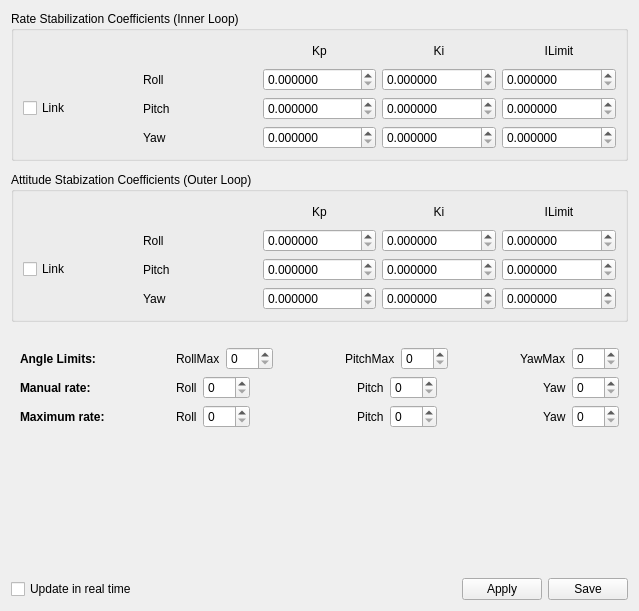
<?xml version="1.0" encoding="UTF-8"?>
<ui version="4.0">
 <class>StabilizationWidget</class>
 <widget class="QWidget" name="StabilizationWidget">
  <property name="geometry">
   <rect>
    <x>0</x>
    <y>0</y>
    <width>639</width>
    <height>611</height>
   </rect>
  </property>
  <property name="windowTitle">
   <string>Form</string>
  </property>
  <layout class="QVBoxLayout" name="verticalLayout_3">
   <item>
    <widget class="QGroupBox" name="groupBox">
     <property name="sizePolicy">
      <sizepolicy hsizetype="Preferred" vsizetype="MinimumExpanding">
       <horstretch>0</horstretch>
       <verstretch>0</verstretch>
      </sizepolicy>
     </property>
     <property name="minimumSize">
      <size>
       <width>0</width>
       <height>150</height>
      </size>
     </property>
     <property name="title">
      <string>Rate Stabilization Coefficients (Inner Loop)</string>
     </property>
     <layout class="QGridLayout" name="gridLayout_3">
      <item row="0" column="2">
       <widget class="QLabel" name="label_12">
        <property name="text">
         <string>Kp</string>
        </property>
        <property name="alignment">
         <set>Qt::AlignCenter</set>
        </property>
       </widget>
      </item>
      <item row="0" column="3">
       <widget class="QLabel" name="label_13">
        <property name="text">
         <string>Ki</string>
        </property>
        <property name="alignment">
         <set>Qt::AlignCenter</set>
        </property>
       </widget>
      </item>
      <item row="0" column="4">
       <widget class="QLabel" name="label_14">
        <property name="text">
         <string>ILimit</string>
        </property>
        <property name="alignment">
         <set>Qt::AlignCenter</set>
        </property>
       </widget>
      </item>
      <item row="1" column="1">
       <widget class="QLabel" name="label_10">
        <property name="text">
         <string>Roll</string>
        </property>
       </widget>
      </item>
      <item row="1" column="2">
       <widget class="QDoubleSpinBox" name="rateRollKp">
        <property name="toolTip">
         <string>Slowly raise Kp until you start seeing clear oscillations when you fly.
Then lower the value by 20% or so.</string>
        </property>
        <property name="decimals">
         <number>6</number>
        </property>
        <property name="singleStep">
         <double>0.000100000000000</double>
        </property>
       </widget>
      </item>
      <item row="1" column="3">
       <widget class="QDoubleSpinBox" name="rateRollKi">
        <property name="toolTip">
         <string>I factor for rate stabilization is usually very low or even zero.</string>
        </property>
        <property name="decimals">
         <number>6</number>
        </property>
        <property name="singleStep">
         <double>0.000100000000000</double>
        </property>
       </widget>
      </item>
      <item row="1" column="4">
       <widget class="QDoubleSpinBox" name="rateRollILimit">
        <property name="decimals">
         <number>6</number>
        </property>
        <property name="singleStep">
         <double>0.000100000000000</double>
        </property>
       </widget>
      </item>
      <item row="2" column="0">
       <widget class="QCheckBox" name="linkRateRP">
        <property name="toolTip">
         <string>If checked, the Roll and Pitch factors will be identical.
When you change one, the other is updated.</string>
        </property>
        <property name="text">
         <string>Link</string>
        </property>
       </widget>
      </item>
      <item row="2" column="1">
       <widget class="QLabel" name="label_11">
        <property name="text">
         <string>Pitch</string>
        </property>
       </widget>
      </item>
      <item row="2" column="2">
       <widget class="QDoubleSpinBox" name="ratePitchKp">
        <property name="toolTip">
         <string>Slowly raise Kp until you start seeing clear oscillations when you fly.
Then lower the value by 20% or so.</string>
        </property>
        <property name="decimals">
         <number>6</number>
        </property>
        <property name="singleStep">
         <double>0.000100000000000</double>
        </property>
       </widget>
      </item>
      <item row="2" column="3">
       <widget class="QDoubleSpinBox" name="ratePitchKi">
        <property name="toolTip">
         <string>I factor for rate stabilization is usually very low or even zero.</string>
        </property>
        <property name="decimals">
         <number>6</number>
        </property>
        <property name="singleStep">
         <double>0.000100000000000</double>
        </property>
       </widget>
      </item>
      <item row="2" column="4">
       <widget class="QDoubleSpinBox" name="ratePitchILimit">
        <property name="decimals">
         <number>6</number>
        </property>
        <property name="singleStep">
         <double>0.000100000000000</double>
        </property>
       </widget>
      </item>
      <item row="3" column="1">
       <widget class="QLabel" name="label_15">
        <property name="text">
         <string>Yaw</string>
        </property>
       </widget>
      </item>
      <item row="3" column="2">
       <widget class="QDoubleSpinBox" name="rateYawKp">
        <property name="toolTip">
         <string>Slowly raise Kp until you start seeing clear oscillations when you fly.
Then lower the value by 20% or so.

You can usually go for higher values for Yaw factors.</string>
        </property>
        <property name="decimals">
         <number>6</number>
        </property>
        <property name="singleStep">
         <double>0.000100000000000</double>
        </property>
       </widget>
      </item>
      <item row="3" column="3">
       <widget class="QDoubleSpinBox" name="rateYawKi">
        <property name="toolTip">
         <string>As a rule of thumb, you can set YawRate Ki at roughly the same
value as YawRate Kp.</string>
        </property>
        <property name="decimals">
         <number>6</number>
        </property>
        <property name="singleStep">
         <double>0.000100000000000</double>
        </property>
       </widget>
      </item>
      <item row="3" column="4">
       <widget class="QDoubleSpinBox" name="rateYawILimit">
        <property name="decimals">
         <number>6</number>
        </property>
        <property name="singleStep">
         <double>0.000100000000000</double>
        </property>
       </widget>
      </item>
     </layout>
    </widget>
   </item>
   <item>
    <spacer name="verticalSpacer_3">
     <property name="orientation">
      <enum>Qt::Vertical</enum>
     </property>
     <property name="sizeType">
      <enum>QSizePolicy::Fixed</enum>
     </property>
     <property name="sizeHint" stdset="0">
      <size>
       <width>20</width>
       <height>5</height>
      </size>
     </property>
    </spacer>
   </item>
   <item>
    <widget class="QGroupBox" name="groupBox_2">
     <property name="sizePolicy">
      <sizepolicy hsizetype="Preferred" vsizetype="MinimumExpanding">
       <horstretch>0</horstretch>
       <verstretch>0</verstretch>
      </sizepolicy>
     </property>
     <property name="minimumSize">
      <size>
       <width>0</width>
       <height>150</height>
      </size>
     </property>
     <property name="title">
      <string>Attitude Stabization Coefficients (Outer Loop)</string>
     </property>
     <layout class="QGridLayout" name="gridLayout_2">
      <item row="3" column="2">
       <widget class="QDoubleSpinBox" name="rollKp">
        <property name="toolTip">
         <string>Once Rate stabilization is done, you should increase the Kp factor until the airframe oscillates again, and go back down 20% or so.
</string>
        </property>
        <property name="decimals">
         <number>6</number>
        </property>
        <property name="singleStep">
         <double>0.100000000000000</double>
        </property>
       </widget>
      </item>
      <item row="3" column="3">
       <widget class="QDoubleSpinBox" name="rollKi">
        <property name="toolTip">
         <string>Ki can usually be almost identical to Kp.</string>
        </property>
        <property name="decimals">
         <number>6</number>
        </property>
        <property name="singleStep">
         <double>0.100000000000000</double>
        </property>
       </widget>
      </item>
      <item row="3" column="4">
       <widget class="QDoubleSpinBox" name="rollILimit">
        <property name="toolTip">
         <string>ILimit can be equal to three to four times Ki, but you can adjust
depending on whether your airframe is well balanced, and your
flying style.</string>
        </property>
        <property name="decimals">
         <number>6</number>
        </property>
        <property name="singleStep">
         <double>0.100000000000000</double>
        </property>
       </widget>
      </item>
      <item row="2" column="2">
       <widget class="QLabel" name="label_19">
        <property name="text">
         <string>Kp</string>
        </property>
        <property name="alignment">
         <set>Qt::AlignCenter</set>
        </property>
       </widget>
      </item>
      <item row="2" column="3">
       <widget class="QLabel" name="label_20">
        <property name="text">
         <string>Ki</string>
        </property>
        <property name="alignment">
         <set>Qt::AlignCenter</set>
        </property>
       </widget>
      </item>
      <item row="2" column="4">
       <widget class="QLabel" name="label_21">
        <property name="text">
         <string>ILimit</string>
        </property>
        <property name="alignment">
         <set>Qt::AlignCenter</set>
        </property>
       </widget>
      </item>
      <item row="7" column="4">
       <widget class="QDoubleSpinBox" name="yawILimit">
        <property name="toolTip">
         <string>ILimit can be equal to three to four times Ki, but you can adjust
depending on whether your airframe is well balanced, and your
flying style.</string>
        </property>
        <property name="decimals">
         <number>6</number>
        </property>
        <property name="singleStep">
         <double>0.100000000000000</double>
        </property>
       </widget>
      </item>
      <item row="7" column="3">
       <widget class="QDoubleSpinBox" name="yawKi">
        <property name="toolTip">
         <string>Ki can usually be almost identical to Kp.</string>
        </property>
        <property name="decimals">
         <number>6</number>
        </property>
        <property name="singleStep">
         <double>0.100000000000000</double>
        </property>
       </widget>
      </item>
      <item row="7" column="2">
       <widget class="QDoubleSpinBox" name="yawKp">
        <property name="toolTip">
         <string>Once Rate stabilization is done, you should increase the Kp factor until the airframe oscillates again, and go back down 20% or so.
</string>
        </property>
        <property name="decimals">
         <number>6</number>
        </property>
        <property name="singleStep">
         <double>0.100000000000000</double>
        </property>
       </widget>
      </item>
      <item row="6" column="2">
       <widget class="QDoubleSpinBox" name="pitchKp">
        <property name="toolTip">
         <string>Once Rate stabilization is done, you should increase the Kp factor until the airframe oscillates again, and go back down 20% or so.
</string>
        </property>
        <property name="decimals">
         <number>6</number>
        </property>
        <property name="singleStep">
         <double>0.100000000000000</double>
        </property>
       </widget>
      </item>
      <item row="7" column="1">
       <widget class="QLabel" name="label_18">
        <property name="text">
         <string>Yaw</string>
        </property>
       </widget>
      </item>
      <item row="6" column="1">
       <widget class="QLabel" name="label_17">
        <property name="text">
         <string>Pitch</string>
        </property>
       </widget>
      </item>
      <item row="3" column="1">
       <widget class="QLabel" name="label_16">
        <property name="text">
         <string>Roll</string>
        </property>
       </widget>
      </item>
      <item row="6" column="3">
       <widget class="QDoubleSpinBox" name="pitchKi">
        <property name="toolTip">
         <string>Ki can usually be almost identical to Kp.</string>
        </property>
        <property name="decimals">
         <number>6</number>
        </property>
        <property name="singleStep">
         <double>0.100000000000000</double>
        </property>
       </widget>
      </item>
      <item row="6" column="4">
       <widget class="QDoubleSpinBox" name="pitchILimit">
        <property name="toolTip">
         <string>ILimit can be equal to three to four times Ki, but you can adjust
depending on whether your airframe is well balanced, and your
flying style.</string>
        </property>
        <property name="decimals">
         <number>6</number>
        </property>
        <property name="singleStep">
         <double>0.100000000000000</double>
        </property>
       </widget>
      </item>
      <item row="6" column="0">
       <widget class="QCheckBox" name="linkAttitudeRP">
        <property name="toolTip">
         <string>If checked, the Roll and Pitch factors will be identical.
When you change one, the other is updated.</string>
        </property>
        <property name="text">
         <string>Link</string>
        </property>
       </widget>
      </item>
     </layout>
    </widget>
   </item>
   <item>
    <spacer name="verticalSpacer_2">
     <property name="orientation">
      <enum>Qt::Vertical</enum>
     </property>
     <property name="sizeType">
      <enum>QSizePolicy::Fixed</enum>
     </property>
     <property name="sizeHint" stdset="0">
      <size>
       <width>20</width>
       <height>10</height>
      </size>
     </property>
    </spacer>
   </item>
   <item>
    <widget class="QFrame" name="piFactors">
     <layout class="QVBoxLayout" name="verticalLayout_2">
      <item>
       <layout class="QHBoxLayout" name="horizontalLayout_4">
        <item>
         <widget class="QLabel" name="label_5">
          <property name="minimumSize">
           <size>
            <width>150</width>
            <height>0</height>
           </size>
          </property>
          <property name="font">
           <font>
            <weight>75</weight>
            <bold>true</bold>
           </font>
          </property>
          <property name="text">
           <string>Angle Limits:</string>
          </property>
         </widget>
        </item>
        <item>
         <widget class="QLabel" name="label">
          <property name="text">
           <string>RollMax</string>
          </property>
         </widget>
        </item>
        <item>
         <widget class="QSpinBox" name="rollMax">
          <property name="maximum">
           <number>180</number>
          </property>
         </widget>
        </item>
        <item>
         <spacer name="horizontalSpacer_4">
          <property name="orientation">
           <enum>Qt::Horizontal</enum>
          </property>
          <property name="sizeHint" stdset="0">
           <size>
            <width>40</width>
            <height>20</height>
           </size>
          </property>
         </spacer>
        </item>
        <item>
         <widget class="QLabel" name="label_2">
          <property name="text">
           <string>PitchMax</string>
          </property>
         </widget>
        </item>
        <item>
         <widget class="QSpinBox" name="pitchMax">
          <property name="maximum">
           <number>180</number>
          </property>
         </widget>
        </item>
        <item>
         <spacer name="horizontalSpacer_5">
          <property name="orientation">
           <enum>Qt::Horizontal</enum>
          </property>
          <property name="sizeHint" stdset="0">
           <size>
            <width>40</width>
            <height>20</height>
           </size>
          </property>
         </spacer>
        </item>
        <item>
         <widget class="QLabel" name="label_3">
          <property name="text">
           <string>YawMax</string>
          </property>
         </widget>
        </item>
        <item>
         <widget class="QSpinBox" name="yawMax">
          <property name="maximum">
           <number>180</number>
          </property>
         </widget>
        </item>
       </layout>
      </item>
      <item>
       <layout class="QHBoxLayout" name="horizontalLayout_5">
        <item>
         <widget class="QLabel" name="label_6">
          <property name="minimumSize">
           <size>
            <width>150</width>
            <height>0</height>
           </size>
          </property>
          <property name="font">
           <font>
            <weight>75</weight>
            <bold>true</bold>
           </font>
          </property>
          <property name="text">
           <string>Manual rate:</string>
          </property>
         </widget>
        </item>
        <item>
         <widget class="QLabel" name="label_7">
          <property name="text">
           <string>Roll</string>
          </property>
         </widget>
        </item>
        <item>
         <widget class="QSpinBox" name="manualRoll">
          <property name="maximum">
           <number>300</number>
          </property>
         </widget>
        </item>
        <item>
         <spacer name="horizontalSpacer_6">
          <property name="orientation">
           <enum>Qt::Horizontal</enum>
          </property>
          <property name="sizeHint" stdset="0">
           <size>
            <width>40</width>
            <height>20</height>
           </size>
          </property>
         </spacer>
        </item>
        <item>
         <widget class="QLabel" name="label_22">
          <property name="text">
           <string>Pitch</string>
          </property>
         </widget>
        </item>
        <item>
         <widget class="QSpinBox" name="manualPitch">
          <property name="maximum">
           <number>300</number>
          </property>
         </widget>
        </item>
        <item>
         <spacer name="horizontalSpacer_7">
          <property name="orientation">
           <enum>Qt::Horizontal</enum>
          </property>
          <property name="sizeHint" stdset="0">
           <size>
            <width>40</width>
            <height>20</height>
           </size>
          </property>
         </spacer>
        </item>
        <item>
         <widget class="QLabel" name="label_23">
          <property name="text">
           <string>Yaw</string>
          </property>
         </widget>
        </item>
        <item>
         <widget class="QSpinBox" name="manualYaw">
          <property name="maximum">
           <number>300</number>
          </property>
         </widget>
        </item>
       </layout>
      </item>
      <item>
       <layout class="QHBoxLayout" name="horizontalLayout_6">
        <item>
         <widget class="QLabel" name="label_24">
          <property name="minimumSize">
           <size>
            <width>150</width>
            <height>0</height>
           </size>
          </property>
          <property name="font">
           <font>
            <weight>75</weight>
            <bold>true</bold>
           </font>
          </property>
          <property name="text">
           <string>Maximum rate:</string>
          </property>
         </widget>
        </item>
        <item>
         <widget class="QLabel" name="label_25">
          <property name="text">
           <string>Roll</string>
          </property>
         </widget>
        </item>
        <item>
         <widget class="QSpinBox" name="maximumRoll">
          <property name="maximum">
           <number>300</number>
          </property>
         </widget>
        </item>
        <item>
         <spacer name="horizontalSpacer_8">
          <property name="orientation">
           <enum>Qt::Horizontal</enum>
          </property>
          <property name="sizeHint" stdset="0">
           <size>
            <width>40</width>
            <height>20</height>
           </size>
          </property>
         </spacer>
        </item>
        <item>
         <widget class="QLabel" name="label_26">
          <property name="text">
           <string>Pitch</string>
          </property>
         </widget>
        </item>
        <item>
         <widget class="QSpinBox" name="maximumPitch">
          <property name="maximum">
           <number>300</number>
          </property>
         </widget>
        </item>
        <item>
         <spacer name="horizontalSpacer_9">
          <property name="orientation">
           <enum>Qt::Horizontal</enum>
          </property>
          <property name="sizeHint" stdset="0">
           <size>
            <width>40</width>
            <height>20</height>
           </size>
          </property>
         </spacer>
        </item>
        <item>
         <widget class="QLabel" name="label_27">
          <property name="text">
           <string>Yaw</string>
          </property>
         </widget>
        </item>
        <item>
         <widget class="QSpinBox" name="maximumYaw">
          <property name="maximum">
           <number>300</number>
          </property>
         </widget>
        </item>
       </layout>
      </item>
     </layout>
    </widget>
   </item>
   <item>
    <spacer name="verticalSpacer">
     <property name="orientation">
      <enum>Qt::Vertical</enum>
     </property>
     <property name="sizeHint" stdset="0">
      <size>
       <width>20</width>
       <height>40</height>
      </size>
     </property>
    </spacer>
   </item>
   <item>
    <layout class="QHBoxLayout" name="horizontalLayout_2">
     <item>
      <widget class="QCheckBox" name="realTimeUpdates">
       <property name="toolTip">
        <string>If you check this, the GCS will udpate the stabilization factors
automatically every 300ms, which will help for fast tuning.</string>
       </property>
       <property name="text">
        <string>Update in real time</string>
       </property>
      </widget>
     </item>
     <item>
      <spacer name="horizontalSpacer">
       <property name="orientation">
        <enum>Qt::Horizontal</enum>
       </property>
       <property name="sizeHint" stdset="0">
        <size>
         <width>40</width>
         <height>20</height>
        </size>
       </property>
      </spacer>
     </item>
     <item>
      <widget class="QPushButton" name="stabilizationHelp">
       <property name="sizePolicy">
        <sizepolicy hsizetype="Fixed" vsizetype="Fixed">
         <horstretch>0</horstretch>
         <verstretch>0</verstretch>
        </sizepolicy>
       </property>
       <property name="maximumSize">
        <size>
         <width>32</width>
         <height>32</height>
        </size>
       </property>
       <property name="text">
        <string/>
       </property>
       <property name="icon">
        <iconset resource="../coreplugin/core.qrc">
         <normaloff>:/core/images/helpicon.svg</normaloff>:/core/images/helpicon.svg</iconset>
       </property>
       <property name="iconSize">
        <size>
         <width>32</width>
         <height>32</height>
        </size>
       </property>
       <property name="flat">
        <bool>true</bool>
       </property>
      </widget>
     </item>
     <item>
      <widget class="QPushButton" name="saveStabilizationToRAM">
       <property name="text">
        <string>Apply</string>
       </property>
      </widget>
     </item>
     <item>
      <widget class="QPushButton" name="saveStabilizationToSD">
       <property name="text">
        <string>Save</string>
       </property>
      </widget>
     </item>
    </layout>
   </item>
  </layout>
 </widget>
 <resources>
  <include location="../coreplugin/core.qrc"/>
 </resources>
 <connections/>
</ui>
